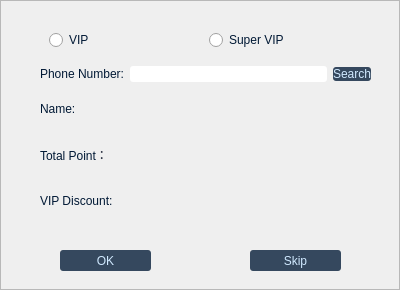
<?xml version="1.0" encoding="UTF-8"?>
<ui version="4.0">
 <class>searchPhoneNumber</class>
 <widget class="QDialog" name="searchPhoneNumber">
  <property name="geometry">
   <rect>
    <x>0</x>
    <y>0</y>
    <width>400</width>
    <height>290</height>
   </rect>
  </property>
  <property name="windowTitle">
   <string>Search Member</string>
  </property>
  <property name="styleSheet">
   <string notr="true">QPushButton{
	font: 13pt &quot;Arial Rounded MT Bold&quot;;
background-color:rgba(1,25,53,200);
color:rgba(208,233,255);
border-color:rgba(1,25,53,90);
border-radius:3px;
}
QLabel
{
font: 11pt &quot;Arial&quot;;
color:rgb(1, 25, 53);
}
QLineEdit
{
border-color:rgba(255,255,255,200);
font: 11pt &quot;Arial&quot;;
border-color:rgba(1,25,53,50);
           border-radius:3px;
         background-color:rgba(255,255,255);
      color:rgba(1,25,53);
}
QRadioButton
{
font: 11pt &quot;Arial Rounded MT Bold&quot;;
color:rgb(1, 25, 53);
}
</string>
  </property>
  <widget class="QWidget" name="gridWidget" native="true">
   <property name="geometry">
    <rect>
     <x>40</x>
     <y>20</y>
     <width>331</width>
     <height>201</height>
    </rect>
   </property>
   <layout class="QGridLayout" name="gridLayout">
    <item row="1" column="0" colspan="2">
     <layout class="QHBoxLayout" name="horizontalLayout_2">
      <item>
       <widget class="QLabel" name="phoneNumber_label">
        <property name="text">
         <string>Phone Number:</string>
        </property>
       </widget>
      </item>
      <item>
       <widget class="QLineEdit" name="enterPhoneNum"/>
      </item>
      <item>
       <widget class="QPushButton" name="searchButt">
        <property name="text">
         <string>Search</string>
        </property>
       </widget>
      </item>
     </layout>
    </item>
    <item row="4" column="0">
     <widget class="QLabel" name="discountLabel">
      <property name="text">
       <string>VIP Discount:</string>
      </property>
     </widget>
    </item>
    <item row="3" column="0">
     <widget class="QLabel" name="pointLabel">
      <property name="text">
       <string>Total Point：</string>
      </property>
     </widget>
    </item>
    <item row="2" column="0">
     <widget class="QLabel" name="nameLabel">
      <property name="text">
       <string>Name:</string>
      </property>
     </widget>
    </item>
    <item row="4" column="1">
     <widget class="QLabel" name="displayDiscount">
      <property name="text">
       <string/>
      </property>
     </widget>
    </item>
    <item row="2" column="1">
     <widget class="QLabel" name="displayMemberName">
      <property name="text">
       <string/>
      </property>
     </widget>
    </item>
    <item row="3" column="1">
     <widget class="QLabel" name="displayMemberPoint">
      <property name="text">
       <string/>
      </property>
     </widget>
    </item>
    <item row="0" column="0" colspan="2">
     <widget class="QWidget" name="horizontalWidget" native="true">
      <layout class="QHBoxLayout" name="horizontalLayout">
       <item>
        <widget class="QRadioButton" name="radioButt_vip">
         <property name="text">
          <string>VIP</string>
         </property>
        </widget>
       </item>
       <item>
        <widget class="QRadioButton" name="radioButton_superVip">
         <property name="text">
          <string>Super VIP</string>
         </property>
        </widget>
       </item>
      </layout>
     </widget>
    </item>
   </layout>
  </widget>
  <widget class="QPushButton" name="skipButt">
   <property name="geometry">
    <rect>
     <x>250</x>
     <y>250</y>
     <width>91</width>
     <height>21</height>
    </rect>
   </property>
   <property name="text">
    <string>Skip</string>
   </property>
  </widget>
  <widget class="QPushButton" name="okButt">
   <property name="geometry">
    <rect>
     <x>60</x>
     <y>250</y>
     <width>91</width>
     <height>21</height>
    </rect>
   </property>
   <property name="text">
    <string>OK</string>
   </property>
   <property name="shortcut">
    <string>Return</string>
   </property>
  </widget>
  <widget class="QFrame" name="frame">
   <property name="geometry">
    <rect>
     <x>0</x>
     <y>0</y>
     <width>400</width>
     <height>290</height>
    </rect>
   </property>
   <property name="frameShape">
    <enum>QFrame::StyledPanel</enum>
   </property>
   <property name="frameShadow">
    <enum>QFrame::Raised</enum>
   </property>
  </widget>
  <zorder>frame</zorder>
  <zorder>gridWidget</zorder>
  <zorder>skipButt</zorder>
  <zorder>okButt</zorder>
 </widget>
 <resources/>
 <connections/>
</ui>
